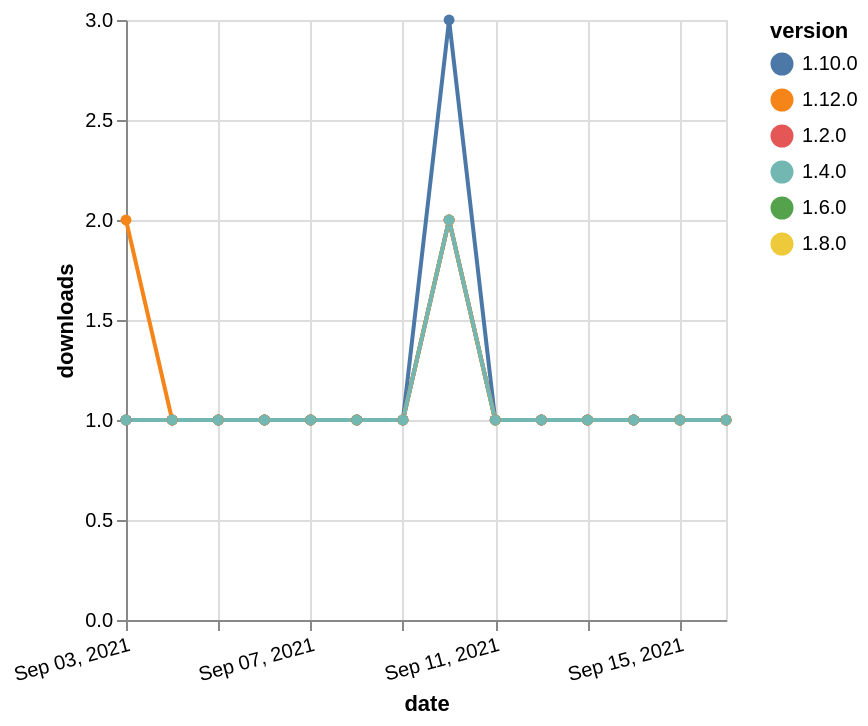

This figure's Vega-Lite source:
### Vega-Lite specification from a JSON file in a GitHub repository (floating-point values rounded to 4 significant figures)
{"$schema": "https://vega.github.io/schema/vega-lite/v5.json", "description": "A simple bar chart with embedded data.", "data": {"values": [{"date": "2021-09-03", "total": 181, "delta": 1, "version": "1.6.0"}, {"date": "2021-09-04", "total": 182, "delta": 1, "version": "1.6.0"}, {"date": "2021-09-05", "total": 183, "delta": 1, "version": "1.6.0"}, {"date": "2021-09-06", "total": 184, "delta": 1, "version": "1.6.0"}, {"date": "2021-09-07", "total": 185, "delta": 1, "version": "1.6.0"}, {"date": "2021-09-08", "total": 186, "delta": 1, "version": "1.6.0"}, {"date": "2021-09-09", "total": 187, "delta": 1, "version": "1.6.0"}, {"date": "2021-09-10", "total": 189, "delta": 2, "version": "1.6.0"}, {"date": "2021-09-11", "total": 190, "delta": 1, "version": "1.6.0"}, {"date": "2021-09-12", "total": 191, "delta": 1, "version": "1.6.0"}, {"date": "2021-09-13", "total": 192, "delta": 1, "version": "1.6.0"}, {"date": "2021-09-14", "total": 193, "delta": 1, "version": "1.6.0"}, {"date": "2021-09-15", "total": 194, "delta": 1, "version": "1.6.0"}, {"date": "2021-09-16", "total": 195, "delta": 1, "version": "1.6.0"}, {"date": "2021-09-03", "total": 158, "delta": 1, "version": "1.8.0"}, {"date": "2021-09-04", "total": 159, "delta": 1, "version": "1.8.0"}, {"date": "2021-09-05", "total": 160, "delta": 1, "version": "1.8.0"}, {"date": "2021-09-06", "total": 161, "delta": 1, "version": "1.8.0"}, {"date": "2021-09-07", "total": 162, "delta": 1, "version": "1.8.0"}, {"date": "2021-09-08", "total": 163, "delta": 1, "version": "1.8.0"}, {"date": "2021-09-09", "total": 164, "delta": 1, "version": "1.8.0"}, {"date": "2021-09-10", "total": 166, "delta": 2, "version": "1.8.0"}, {"date": "2021-09-11", "total": 167, "delta": 1, "version": "1.8.0"}, {"date": "2021-09-12", "total": 168, "delta": 1, "version": "1.8.0"}, {"date": "2021-09-13", "total": 169, "delta": 1, "version": "1.8.0"}, {"date": "2021-09-14", "total": 170, "delta": 1, "version": "1.8.0"}, {"date": "2021-09-15", "total": 171, "delta": 1, "version": "1.8.0"}, {"date": "2021-09-16", "total": 172, "delta": 1, "version": "1.8.0"}, {"date": "2021-09-03", "total": 187, "delta": 1, "version": "1.10.0"}, {"date": "2021-09-04", "total": 188, "delta": 1, "version": "1.10.0"}, {"date": "2021-09-05", "total": 189, "delta": 1, "version": "1.10.0"}, {"date": "2021-09-06", "total": 190, "delta": 1, "version": "1.10.0"}, {"date": "2021-09-07", "total": 191, "delta": 1, "version": "1.10.0"}, {"date": "2021-09-08", "total": 192, "delta": 1, "version": "1.10.0"}, {"date": "2021-09-09", "total": 193, "delta": 1, "version": "1.10.0"}, {"date": "2021-09-10", "total": 196, "delta": 3, "version": "1.10.0"}, {"date": "2021-09-11", "total": 197, "delta": 1, "version": "1.10.0"}, {"date": "2021-09-12", "total": 198, "delta": 1, "version": "1.10.0"}, {"date": "2021-09-13", "total": 199, "delta": 1, "version": "1.10.0"}, {"date": "2021-09-14", "total": 200, "delta": 1, "version": "1.10.0"}, {"date": "2021-09-15", "total": 201, "delta": 1, "version": "1.10.0"}, {"date": "2021-09-16", "total": 202, "delta": 1, "version": "1.10.0"}, {"date": "2021-09-03", "total": 240, "delta": 1, "version": "1.2.0"}, {"date": "2021-09-04", "total": 241, "delta": 1, "version": "1.2.0"}, {"date": "2021-09-05", "total": 242, "delta": 1, "version": "1.2.0"}, {"date": "2021-09-06", "total": 243, "delta": 1, "version": "1.2.0"}, {"date": "2021-09-07", "total": 244, "delta": 1, "version": "1.2.0"}, {"date": "2021-09-08", "total": 245, "delta": 1, "version": "1.2.0"}, {"date": "2021-09-09", "total": 246, "delta": 1, "version": "1.2.0"}, {"date": "2021-09-10", "total": 248, "delta": 2, "version": "1.2.0"}, {"date": "2021-09-11", "total": 249, "delta": 1, "version": "1.2.0"}, {"date": "2021-09-12", "total": 250, "delta": 1, "version": "1.2.0"}, {"date": "2021-09-13", "total": 251, "delta": 1, "version": "1.2.0"}, {"date": "2021-09-14", "total": 252, "delta": 1, "version": "1.2.0"}, {"date": "2021-09-15", "total": 253, "delta": 1, "version": "1.2.0"}, {"date": "2021-09-16", "total": 254, "delta": 1, "version": "1.2.0"}, {"date": "2021-09-03", "total": 122, "delta": 2, "version": "1.12.0"}, {"date": "2021-09-04", "total": 123, "delta": 1, "version": "1.12.0"}, {"date": "2021-09-05", "total": 124, "delta": 1, "version": "1.12.0"}, {"date": "2021-09-06", "total": 125, "delta": 1, "version": "1.12.0"}, {"date": "2021-09-07", "total": 126, "delta": 1, "version": "1.12.0"}, {"date": "2021-09-08", "total": 127, "delta": 1, "version": "1.12.0"}, {"date": "2021-09-09", "total": 128, "delta": 1, "version": "1.12.0"}, {"date": "2021-09-10", "total": 130, "delta": 2, "version": "1.12.0"}, {"date": "2021-09-11", "total": 131, "delta": 1, "version": "1.12.0"}, {"date": "2021-09-12", "total": 132, "delta": 1, "version": "1.12.0"}, {"date": "2021-09-13", "total": 133, "delta": 1, "version": "1.12.0"}, {"date": "2021-09-14", "total": 134, "delta": 1, "version": "1.12.0"}, {"date": "2021-09-15", "total": 135, "delta": 1, "version": "1.12.0"}, {"date": "2021-09-16", "total": 136, "delta": 1, "version": "1.12.0"}, {"date": "2021-09-03", "total": 196, "delta": 1, "version": "1.4.0"}, {"date": "2021-09-04", "total": 197, "delta": 1, "version": "1.4.0"}, {"date": "2021-09-05", "total": 198, "delta": 1, "version": "1.4.0"}, {"date": "2021-09-06", "total": 199, "delta": 1, "version": "1.4.0"}, {"date": "2021-09-07", "total": 200, "delta": 1, "version": "1.4.0"}, {"date": "2021-09-08", "total": 201, "delta": 1, "version": "1.4.0"}, {"date": "2021-09-09", "total": 202, "delta": 1, "version": "1.4.0"}, {"date": "2021-09-10", "total": 204, "delta": 2, "version": "1.4.0"}, {"date": "2021-09-11", "total": 205, "delta": 1, "version": "1.4.0"}, {"date": "2021-09-12", "total": 206, "delta": 1, "version": "1.4.0"}, {"date": "2021-09-13", "total": 207, "delta": 1, "version": "1.4.0"}, {"date": "2021-09-14", "total": 208, "delta": 1, "version": "1.4.0"}, {"date": "2021-09-15", "total": 209, "delta": 1, "version": "1.4.0"}, {"date": "2021-09-16", "total": 210, "delta": 1, "version": "1.4.0"}]}, "width": "container", "mark": {"type": "line", "point": {"filled": true}}, "encoding": {"x": {"field": "date", "type": "temporal", "timeUnit": "yearmonthdate", "title": "date", "axis": {"labelAngle": -15}}, "y": {"field": "delta", "type": "quantitative", "title": "downloads"}, "color": {"field": "version", "type": "nominal"}, "tooltip": {"field": "delta"}}}
